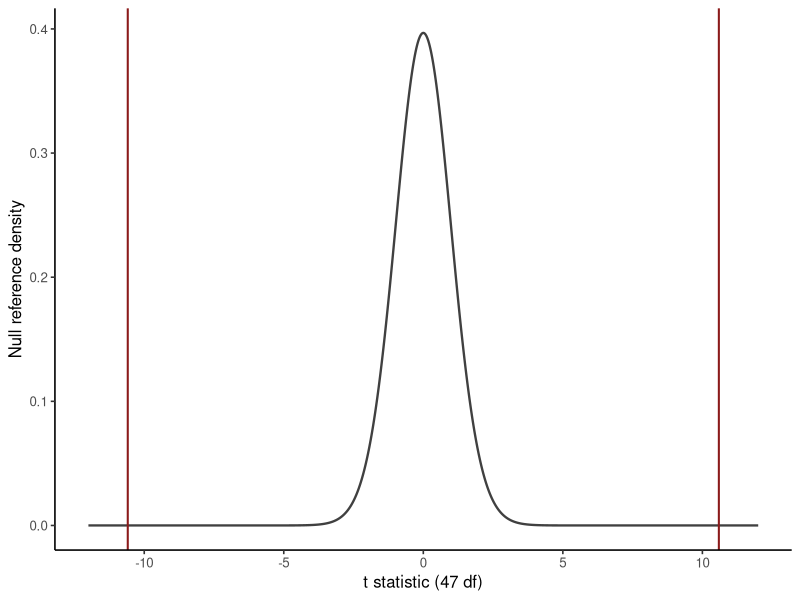

Reproduce this figure in R.
## ---- chunk 1
#| label: hillenbrand-one-sample-t
library(ggplot2)

vowels <- read.csv(
  "data/hillenbrand/vowels-complete.csv",
  stringsAsFactors = FALSE
)
long <- subset(vowels, speaker_type == "woman" & vowel %in% c("I", "i"),
               select = c(speaker_id, vowel, duration_ms))
paired <- reshape(long, idvar = "speaker_id", timevar = "vowel", direction = "wide")
names(paired)[names(paired) == "duration_ms.I"] <- "hid_ms"
names(paired)[names(paired) == "duration_ms.i"] <- "heed_ms"
d <- paired$hid_ms - paired$heed_ms

n <- length(d)
d_bar <- mean(d)
s_d <- sd(d)
se_d <- s_d / sqrt(n)
df <- n - 1L
t_observed <- d_bar / se_d
critical <- qt(0.975, df)
interval <- d_bar + c(-1, 1) * critical * se_d
p_value <- 2 * pt(-abs(t_observed), df) # dqr-allow: symbolic-derivation

check <- t.test(d, mu = 0)
stopifnot(
  abs(unname(check$statistic) - t_observed) < 1e-12,
  max(abs(unname(check$conf.int) - interval)) < 1e-10
)

data.frame(mean_ms = d_bar, sd_ms = s_d, se_ms = se_d,
           t = t_observed, df = df, p_value = p_value,
           lower_ms = interval[1], upper_ms = interval[2])
## ---- chunk 2
#| label: plot-hillenbrand-t-reference
#| fig-cap: "t reference density for the within-speaker duration statistic. The vertical lines mark the observed two-sided cutoffs."
t_grid <- data.frame(t = seq(-12, 12, length.out = 1000L))
t_grid$density <- dt(t_grid$t, df)

ggplot(t_grid, aes(t, density)) +
  geom_line(color = "grey25", linewidth = 0.8) +
  geom_vline(xintercept = c(-abs(t_observed), abs(t_observed)),
             color = "#8B1A1A", linewidth = 0.7) +
  labs(x = paste0("t statistic (", df, " df)"), y = "Null reference density") +
  theme_classic(base_size = 12)
